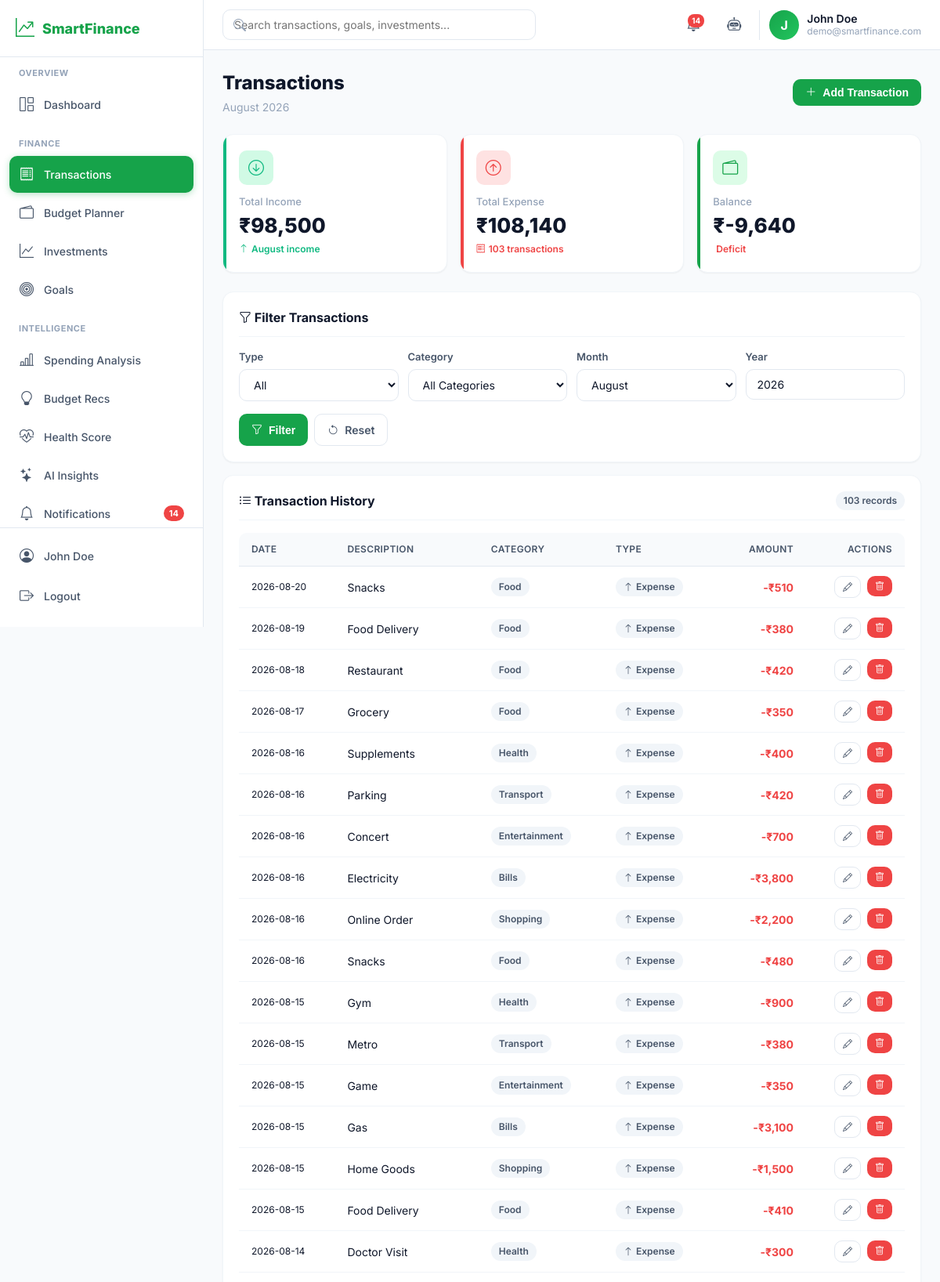
/expenses (signed in, upper part), run on the app's committed database.
### tables this page shows
CREATE TABLE expenses (
        id INTEGER PRIMARY KEY AUTOINCREMENT,
        user_id INTEGER NOT NULL,
        category TEXT NOT NULL,
        description TEXT,
        amount REAL NOT NULL,
        date TEXT NOT NULL,
        created_at TEXT DEFAULT (datetime('now','localtime')),
        FOREIGN KEY (user_id) REFERENCES users(id) ON DELETE CASCADE
    );

### modules/expenses.py (the view)
@bp.route('/expenses')
@login_required
def index():
    user_id = session['user_id']
    filter_type = request.args.get('type', 'all')
    filter_category = request.args.get('category', 'all')
    filter_month = request.args.get('month', str(get_current_month()))
    filter_year = request.args.get('year', str(get_current_year()))
    month = int(filter_month) if filter_month else get_current_month()
    year = int(filter_year) if filter_year else get_current_year()
    exp_query = "SELECT * FROM expenses WHERE user_id=? AND strftime('%m', date)=? AND strftime('%Y', date)=?"
    exp_args = [user_id, f"{month:02d}", str(year)]
    if filter_category != 'all':
        exp_query += " AND category=?"
        exp_args.append(filter_category)
    exp_query += " ORDER BY date DESC, id DESC"
    expenses = query_db(exp_query, tuple(exp_args))
    inc_query = "SELECT * FROM income WHERE user_id=? AND strftime('%m', date)=? AND strftime('%Y', date)=? ORDER BY date DESC, id DESC"
    incomes = query_db(inc_query, (user_id, f"{month:02d}", str(year)))
    transactions = []
    if filter_type in ('all', 'expense'):
        for e in expenses:
            transactions.append({
                'id': e['id'], 'type': 'Expense', 'category': e['category'],
                'description': e['description'] or e['category'],
                'amount': e['amount'], 'date': e['date']
            })
    if filter_type in ('all', 'income'):
        for i in incomes:
            transactions.append({
                'id': i['id'], 'type': 'Income', 'category': i['source'],
                'description': i['notes'] or i['source'],
                'amount': i['amount'], 'date': i['date']
            })
    transactions.sort(key=lambda x: x['date'], reverse=True)
    total_expense = sum(e['amount'] for e in expenses)
    total_income = sum(i['amount'] for i in incomes)
    return render_template('expenses.html',
                           transactions=transactions,
                           total_expense=total_expense,
                           total_income=total_income,
                           balance=total_income - total_expense,
                           categories=EXPENSE_CATEGORIES,
                           sources=INCOME_SOURCES,
                           filter_type=filter_type,
                           filter_category=filter_category,
                           selected_month=month,
                           selected_year=year,
                           month_name=get_month_name(month))

### utils/db.py (called while the page is built)
def get_db():
    if 'db' not in g:
        g.db = sqlite3.connect(current_app.config['DATABASE'])
        g.db.row_factory = sqlite3.Row
        g.db.execute("PRAGMA foreign_keys = ON")
    return g.db

def query_db(query, args=(), one=False):
    cur = get_db().execute(query, args)
    rv = cur.fetchall()
    cur.close()
    return (rv[0] if rv else None) if one else rv

### utils/helpers.py (called while the page is built)
def get_month_name(month_num):
    try:
        idx = int(month_num) - 1
        if 0 <= idx < 12:
            return MONTHS[idx]
    except (TypeError, ValueError):
        pass
    return ''

def get_current_month():
    return datetime.now().month

def get_current_year():
    return datetime.now().year

def login_required(f):
    @wraps(f)
    def decorated_function(*args, **kwargs):
        if 'user_id' not in session:
            flash('Please log in to access this page.', 'warning')
            return redirect(url_for('auth.login'))
        return f(*args, **kwargs)
    return decorated_function

### templates/expenses.html (shortened to what this page needs)
{% extends 'base.html' %}
{% block content %}
<div class="page-header">
    <div>
        <h1 class="page-title">Transactions</h1>
        <p class="page-subtitle">{{ month_name }} {{ selected_year }}</p>
    </div>
    <div class="flex gap-2">
        <button class="btn btn-primary" data-modal-open="addTxnModal">
            <i class="bi bi-plus-lg"></i> Add Transaction
        </button>
    </div>
</div>
<div class="stat-grid">
    <div class="stat-card income">
        <div class="stat-icon"><i class="bi bi-arrow-down-circle"></i></div>
        <p class="stat-label">Total Income</p>
        <p class="stat-value">₹{{ "{:,.0f}".format(total_income) }}</p>
        <p class="stat-change positive"><i class="bi bi-arrow-up"></i> {{ month_name }} income</p>
    </div>
    <div class="stat-card expense">
        <div class="stat-icon"><i class="bi bi-arrow-up-circle"></i></div>
        <p class="stat-label">Total Expense</p>
        <p class="stat-value">₹{{ "{:,.0f}".format(total_expense) }}</p>
        <p class="stat-change {% if total_expense > total_income %}negative{% else %}positive{% endif %}">
            <i class="bi bi-receipt"></i> {{ transactions|length }} transactions
        </p>
    </div>
    <div class="stat-card savings">
        <div class="stat-icon"><i class="bi bi-wallet2"></i></div>
        <p class="stat-label">Balance</p>
        <p class="stat-value">₹{{ "{:,.0f}".format(balance) }}</p>
        <p class="stat-change {% if balance >= 0 %}positive{% else %}negative{% endif %}">
            {% if balance >= 0 %}Surplus{% else %}Deficit{% endif %}
        </p>
    </div>
</div>
<div class="card mb-4">
    <div class="card-header">
        <h2 class="card-title"><i class="bi bi-funnel"></i> Filter Transactions</h2>
    </div>
    <form method="GET" action="{{ url_for('expenses.index') }}">
        <div class="form-row">
            <div class="form-group">
                <label class="form-label">Type</label>
                <select name="type">
                    <option value="all" {{ 'selected' if filter_type == 'all' else '' }}>All</option>
                </select>
            </div>
            <div class="form-group">
                <label class="form-label">Category</label>
                <select name="category">
                    <option value="all" {{ 'selected' if filter_category == 'all' else '' }}>All Categories</option>
                </select>
            </div>
            <div class="form-group">
                <label class="form-label">Month</label>
                <select name="month">
                    {% for m in range(1, 13) %}
                    <option value="{{ m }}" {{ 'selected' if selected_month == m else '' }}>
                        {{ ["", "January", "February", "March", "April", "May", "June",
                             "July", "August", "September", "October", "November", "December"][m] }}
                    </option>
                    {% endfor %}
                </select>
            </div>
            <div class="form-group">
                <label class="form-label">Year</label>
                <input type="number" name="year" value="{{ selected_year }}" min="2020" max="2099">
            </div>
        </div>
        <div class="flex gap-2">
            <button type="submit" class="btn btn-primary"><i class="bi bi-funnel"></i> Filter</button>
            <a href="{{ url_for('expenses.index') }}" class="btn btn-outline"><i class="bi bi-arrow-counterclockwise"></i> Reset</a>
        </div>
    </form>
</div>
<div class="card">
    <div class="card-header">
        <h2 class="card-title"><i class="bi bi-list-ul"></i> Transaction History</h2>
        <span class="badge badge-secondary">{{ transactions|length }} records</span>
    </div>
    {% if transactions %}
    <div class="table-container">
        <table>
            <thead>
                <tr>
                    <th>Date</th>
                    <th>Description</th>
                    <th>Category</th>
                    <th>Type</th>
                    <th class="text-right">Amount</th>
                    <th class="text-right">Actions</th>
                </tr>
            </thead>
            <tbody>
                {% for t in transactions %}
                <tr>
                    <td style="font-size:12px; white-space:nowrap;">{{ t.date }}</td>
                    <td>{{ t.description }}</td>
                    <td><span class="badge badge-secondary">{{ t.category }}</span></td>
                    <td>
                        {% if t.type == 'Income' %}
                        <span class="badge badge-success"><i class="bi bi-arrow-down"></i> Income</span>
                        {% else %}
                        <span class="badge badge-secondary"><i class="bi bi-arrow-up"></i> Expense</span>
                        {% endif %}
                    </td>
                    <td class="text-right font-bold {% if t.type == 'Income' %}text-success{% else %}text-danger{% endif %}">
                        {% if t.type == 'Income' %}+₹{{ "{:,.0f}".format(t.amount) }}{% else %}-₹{{ "{:,.0f}".format(t.amount) }}{% endif %}
                    </td>
                    <td class="text-right">
                        <div class="flex gap-2" style="justify-content:flex-end;">
                            <button class="btn btn-outline btn-sm edit-txn-btn" data-id="{{ t.id }}" data-type="{{ t.type|lower }}" title="Edit">
                                <i class="bi bi-pencil"></i>
                            </button>
                            <form method="POST" action="{{ url_for('expenses.delete', txn_type=t.type|lower, txn_id=t.id) }}"
                                  onsubmit="return confirmDelete(event, 'Are you sure you want to delete this transaction?')">
                                <button type="submit" class="btn btn-danger btn-sm" title="Delete">
                                    <i class="bi bi-trash"></i>
                                </button>
                            </form>
                        </div>
                    </td>
                </tr>
                {% endfor %}
            </tbody>
        </table>
    </div>
    {% else %}
    <div class="empty-state">
        <i class="bi bi-inbox"></i>
        <p>No transactions found for {{ month_name }} {{ selected_year }}.</p>
        <p class="mt-2">Click <strong>Add Transaction</strong> to create your first record.</p>
    </div>
    {% endif %}
</div>
{% endblock %}

### data on the page
expenses: date "2026-08-20", description "Snacks", category "Food", shows "Expense", amount "510"
expenses: date "2026-08-19", description "Food Delivery", category "Food", shows "Expense", amount "380"
expenses: date "2026-08-18", description "Restaurant", category "Food", shows "Expense", amount "420"
expenses: date "2026-08-17", description "Grocery", category "Food", shows "Expense", amount "350"
expenses: date "2026-08-16", description "Supplements", category "Health", shows "Expense", amount "400"
expenses: date "2026-08-16", description "Parking", category "Transport", shows "Expense", amount "420"
expenses: date "2026-08-16", description "Concert", category "Entertainment", shows "Expense", amount "700"
expenses: date "2026-08-16", description "Electricity", category "Bills", shows "Expense", amount "3,800"
expenses: date "2026-08-16", description "Online Order", category "Shopping", shows "Expense", amount "2,200"
expenses: date "2026-08-16", description "Snacks", category "Food", shows "Expense", amount "480"
expenses: date "2026-08-15", description "Gym", category "Health", shows "Expense", amount "900"
expenses: date "2026-08-15", description "Metro", category "Transport", shows "Expense", amount "380"
expenses: date "2026-08-15", description "Game", category "Entertainment", shows "Expense", amount "350"
expenses: date "2026-08-15", description "Gas", category "Bills", shows "Expense", amount "3,100"
expenses: date "2026-08-15", description "Home Goods", category "Shopping", shows "Expense", amount "1,500"
expenses: date "2026-08-15", description "Food Delivery", category "Food", shows "Expense", amount "410"
expenses: date "2026-08-14", description "Doctor Visit", category "Health", shows "Expense", amount "300"

### other printed values
{{ notifications_count }} "14"
{{ session.get('user_name', 'Profile') }} "John Doe"
{{ session.get('user_name', 'U')[0]|upper }} "J"
{{ session.get('user_name', 'User') }} "John Doe"
{{ session.get('user_email', '') }} "demo@smartfinance.com"
{{ month_name }} "August"
{{ selected_year }} "2026"
{{ "{:,.0f}".format(total_income) }} "98,500"
{{ "{:,.0f}".format(total_expense) }} "108,140"
{{ transactions|length }} "103"
{{ "{:,.0f}".format(balance) }} "-9,640"
form field month "August"
